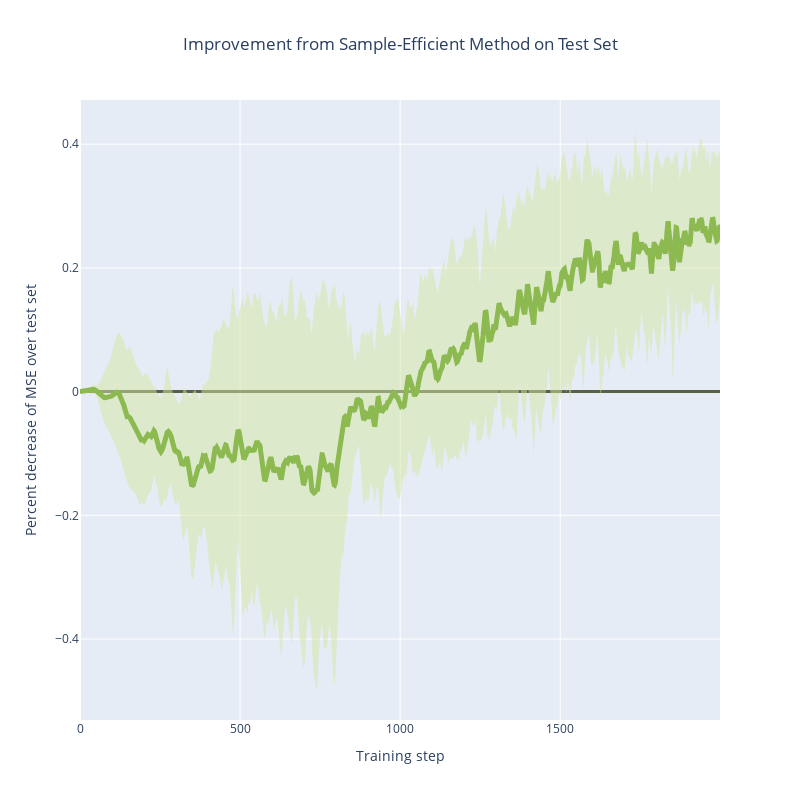

Here is the notebook cell this chart was saved with:
### Code cell
# improvement on test set
fig = plotting_utils.validation_delta([s_log[-1] for s_log in training_runs])
fig.show()

### Figure 1 — Plotly figure (JSON) as saved in the notebook; plotly's stock layout.template omitted (floating-point values rounded to 4 significant figures; data arrays with more than 128 entries replaced by an {"elided": "..."} marker saying what was removed)
{"data": [{"line": {"width": 0}, "marker": {"color": "#D4E8A2"}, "mode": "lines", "showlegend": false, "type": "scatter", "y": {"elided": "2000 float values"}}, {"fill": "tonexty", "line": {"width": 0}, "marker": {"color": "#D4E8A2"}, "mode": "lines", "showlegend": false, "type": "scatter", "y": {"elided": "2000 float values"}}, {"line": {"color": "#8cba51", "width": 5}, "showlegend": false, "type": "scatter", "y": {"elided": "2000 float values"}}], "layout": {"height": 800, "title": {"text": "Improvement from Sample-Efficient Method on Test Set", "x": 0.5, "xanchor": "center"}, "width": 800, "xaxis": {"title": {"text": "Training step"}}, "yaxis": {"title": {"text": "Percent decrease of MSE over test set"}, "zeroline": true, "zerolinecolor": "#586045", "zerolinewidth": 3}}}
